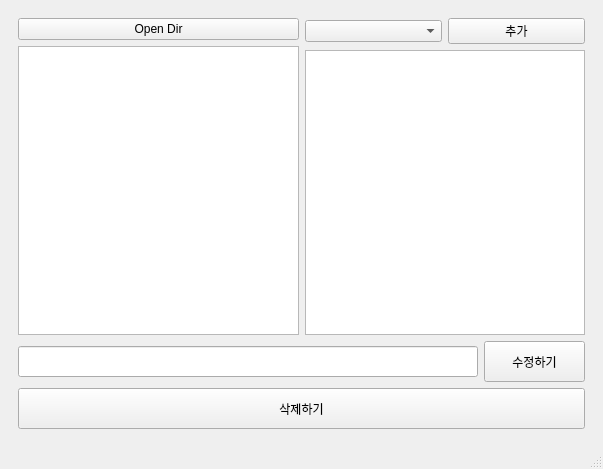
<?xml version="1.0" encoding="UTF-8"?>
<ui version="4.0">
 <class>MainWindow</class>
 <widget class="QMainWindow" name="MainWindow">
  <property name="geometry">
   <rect>
    <x>0</x>
    <y>0</y>
    <width>603</width>
    <height>469</height>
   </rect>
  </property>
  <property name="windowTitle">
   <string>MainWindow</string>
  </property>
  <widget class="QWidget" name="centralwidget">
   <layout class="QHBoxLayout" name="horizontalLayout">
    <item>
     <widget class="QFrame" name="frame">
      <property name="frameShape">
       <enum>QFrame::NoFrame</enum>
      </property>
      <property name="frameShadow">
       <enum>QFrame::Raised</enum>
      </property>
      <layout class="QHBoxLayout" name="horizontalLayout_5">
       <item>
        <layout class="QVBoxLayout" name="verticalLayout_4">
         <item>
          <layout class="QHBoxLayout" name="horizontalLayout_3">
           <item>
            <layout class="QVBoxLayout" name="verticalLayout_2">
             <item>
              <widget class="QPushButton" name="pushButton_2">
               <property name="text">
                <string>Open Dir</string>
               </property>
              </widget>
             </item>
             <item>
              <widget class="QListWidget" name="listWidget_2"/>
             </item>
            </layout>
           </item>
           <item>
            <layout class="QVBoxLayout" name="verticalLayout">
             <item>
              <layout class="QHBoxLayout" name="horizontalLayout_2">
               <item>
                <widget class="QComboBox" name="comboBox"/>
               </item>
               <item>
                <widget class="QPushButton" name="pushButton">
                 <property name="text">
                  <string>추가</string>
                 </property>
                </widget>
               </item>
              </layout>
             </item>
             <item>
              <widget class="QListWidget" name="listWidget"/>
             </item>
            </layout>
           </item>
          </layout>
         </item>
         <item>
          <layout class="QVBoxLayout" name="verticalLayout_3">
           <item>
            <layout class="QHBoxLayout" name="horizontalLayout_4">
             <item>
              <widget class="QLineEdit" name="lineEdit">
               <property name="minimumSize">
                <size>
                 <width>261</width>
                 <height>31</height>
                </size>
               </property>
              </widget>
             </item>
             <item>
              <widget class="QPushButton" name="pushButton_4">
               <property name="minimumSize">
                <size>
                 <width>101</width>
                 <height>41</height>
                </size>
               </property>
               <property name="text">
                <string>수정하기</string>
               </property>
              </widget>
             </item>
            </layout>
           </item>
           <item>
            <widget class="QPushButton" name="pushButton_3">
             <property name="minimumSize">
              <size>
               <width>101</width>
               <height>41</height>
              </size>
             </property>
             <property name="text">
              <string>삭제하기</string>
             </property>
            </widget>
           </item>
          </layout>
         </item>
        </layout>
       </item>
      </layout>
     </widget>
    </item>
   </layout>
  </widget>
  <widget class="QMenuBar" name="menubar">
   <property name="geometry">
    <rect>
     <x>0</x>
     <y>0</y>
     <width>603</width>
     <height>24</height>
    </rect>
   </property>
  </widget>
  <widget class="QStatusBar" name="statusbar"/>
 </widget>
 <resources/>
 <connections/>
</ui>
